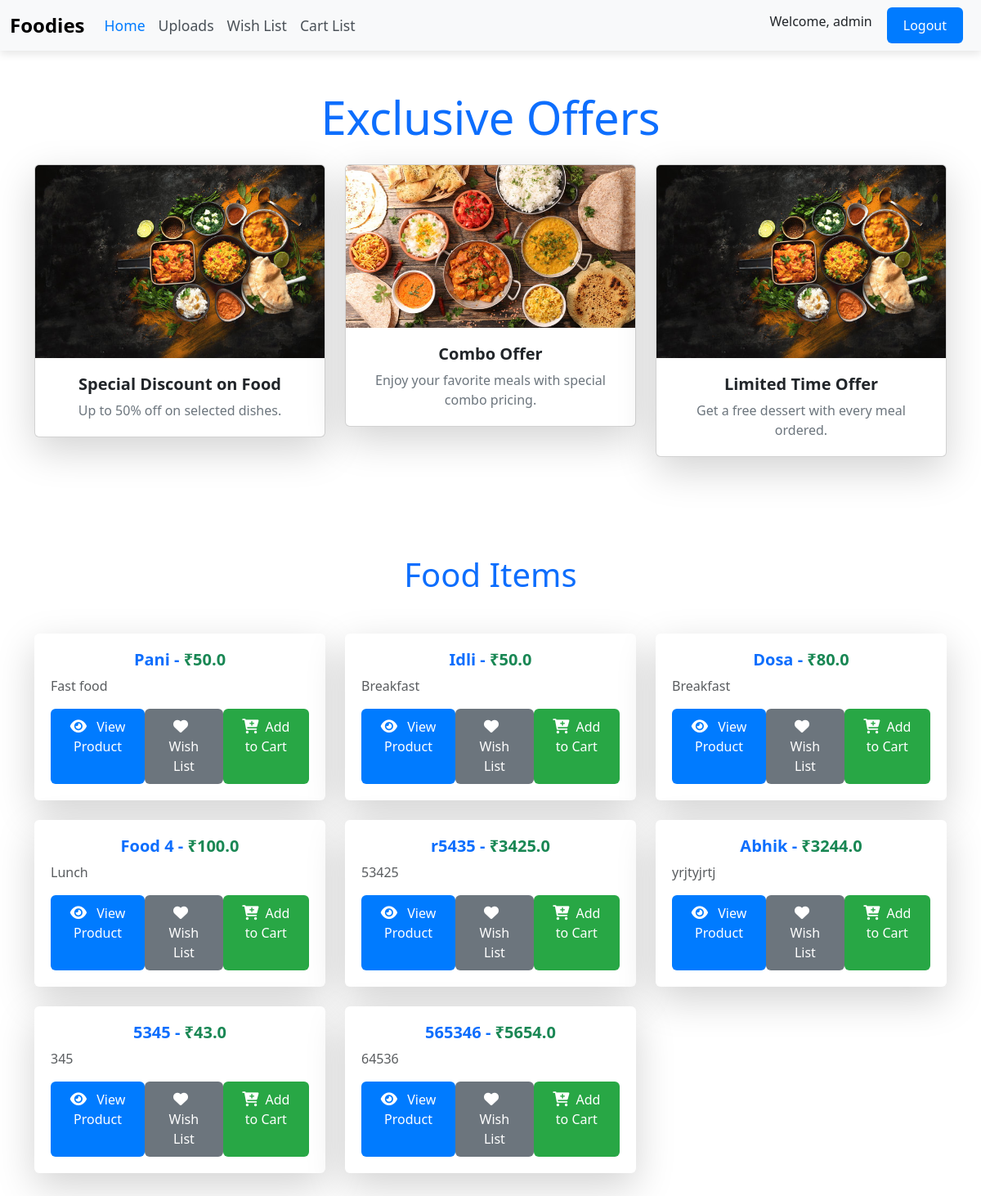
The app's page / (signed in) with its own data.
### homepage/models.py (models this page shows, shortened)
class FoodImages(models.Model):
    name = models.CharField(max_length=100)
    category = models.TextField()
    cost = models.FloatField()
    images = models.ImageField(upload_to="foodImages/")
    updated = models.DateTimeField(auto_now=True) #updates the field value everytime instance is saved
    created = models.DateTimeField(auto_now_add=True)

### homepage/views.py (the view)
# urls.py: 2. Add a URL to urlpatterns:  path('', Home.as_view(), name='home')
@login_required(login_url="/Login")
def Home(request):
    Foodiees = FoodImages.objects.all()  # to display all the data in db
    context = {"Foodiees": Foodiees}
    return render(request, "Home.html", {"Foodiees": Foodiees, "context": context})

### Templates/Home.html
{% extends 'main.html' %}
{% load static %}
{% block body_block %}
<div class="container my-5 text-center">
  <h2 class="display-4 text-primary mb-4">Exclusive Offers</h2>
  <div class="row">
    <div class="col-lg-4 col-md-6 mb-4">
      <div class="card shadow-lg">
        <img src="{% static 'images/Food.jpg' %}" class="card-img-top" alt="Offer 1">
        <div class="card-body">
          <h5 class="card-title">Special Discount on Food</h5>
          <p class="card-text">Up to 50% off on selected dishes.</p>
        </div>
      </div>
    </div>
    <div class="col-lg-4 col-md-6 mb-4">
      <div class="card shadow-lg">
        <img src="{% static 'images/Foodie1.jpg' %}" class="card-img-top" alt="Offer 2">
        <div class="card-body">
          <h5 class="card-title">Combo Offer</h5>
          <p class="card-text">Enjoy your favorite meals with special combo pricing.</p>
        </div>
      </div>
    </div>
    <div class="col-lg-4 col-md-6 mb-4">
      <div class="card shadow-lg">
        <img src="{% static 'images/Food.jpg' %}" class="card-img-top" alt="Offer 3">
        <div class="card-body">
          <h5 class="card-title">Limited Time Offer</h5>
          <p class="card-text">Get a free dessert with every meal ordered.</p>
        </div>
      </div>
    </div>
  </div>
</div>
<div class="container py-5">
  <h1 class="text-center text-primary mb-5">Food Items</h1>
  <div class="row">
    {% for item in Foodiees %}
    <div class="col-lg-4 col-md-6 mb-4">
      <div class="card shadow-lg border-0 rounded-lg">
        <div class="card-body">
          <h5 class="card-title text-center text-primary">{{ item.name }} - <span class="text-success">₹{{ item.cost }}</span></h5>
          <p class="card-text text-muted">{{ item.category }}</p>
          <div class="d-flex justify-content-between">
            <a href="{% url 'Product' id=item.id %}" class="btn btn-primary w-48">
              <i class="fas fa-eye"></i> View Product
            </a>
            <a href="{% url 'addWish' id=item.id %}" class="btn btn-secondary w-48">
              <i class="fas fa-heart"></i>
              Wish List
            </a>
            <a href="{% url 'addCart' id=item.id %}" class="btn btn-success w-48">
              <i class="fas fa-cart-plus"></i>Add to Cart
            </a>
          </div>
        </div>
      </div>
    </div>
    {% endfor %}
  </div>
</div>
{% endblock %}

### Templates/main.html (shortened to what this page needs)
<!DOCTYPE html>
<html lang="en">
<head>
  <link href="https://cdn.jsdelivr.net/npm/bootstrap@5.3.3/dist/css/bootstrap.min.css" rel="stylesheet">
  <link href="https://cdnjs.cloudflare.com/ajax/libs/font-awesome/6.0.0-beta3/css/all.min.css" rel="stylesheet">
</head>
<body>
  <nav class="navbar navbar-expand-lg navbar-light">
    <div class="container-fluid">
      <a class="navbar-brand" href="#">Foodies</a>
      <div class="collapse navbar-collapse" id="navbarScroll">
        <ul class="navbar-nav me-auto navbar-nav-scroll" style="--bs-scroll-height: 100px;">
          <li class="nav-item">
            <a class="nav-link active" aria-current="page" href="{% url 'home' %}">Home</a>
          </li>
          <li class="nav-item">
            <a class="nav-link" href="{% url 'upload_images' %}">Uploads</a>
          </li>
          <li class="nav-item">
            <a class="nav-link" href="{% url 'show_wishlist' %}">Wish List</a>
          </li>
          <li class="nav-item">
            <a class="nav-link" href="{% url 'show_cartList' %}">Cart List</a>
          </li>
        </ul>
        {% if user.is_authenticated %}
          <h6 class="me-2">Welcome, {{ user.username }}</h6>
          <a href="{% url 'Logout' %}">
            <button class="btn btn-primary" type="button" id="loginButton">Logout</button>
          </a>
        {% else %}
          <a href="{% url 'Login' %}">
            <button class="btn btn-primary" type="button" id="loginButton">Login</button>
          </a>
        {% endif %}
      </div>
    </div>
  </nav>
  {% block body_block %}
  {% endblock %}
</body>
</html>

### Templates/main.html (style rules this page uses)
.navbar { background-color: #f8f9fa; box-shadow: 0 4px 10px rgba(0, 0, 0, 0.1); }
.navbar-brand { font-weight: bold; font-size: 1.5rem; }
.nav-link { font-size: 1.1rem; color: #495057 !important; }
.nav-link.active { color: #007bff !important; }
#loginButton { margin: 0 10px; }
.card { transition: transform 0.3s ease-in-out, box-shadow 0.3s ease-in-out; }
.card-title { font-size: 1.25rem; font-weight: bold; }
.card-text { font-size: 1rem; color: #6c757d; }
.card-body { padding: 20px; }
.btn { font-size: 1rem; padding: 10px 20px; }
.btn i { margin-right: 8px; font-size: 18px; }
.btn-primary { background-color: #007bff; border: none; }
.btn-secondary { background-color: #6c757d; border: none; }
.btn-success { background-color: #28a745; border: none; }

### records on screen
FoodImages: name "Pani", cost "50.0", category "Fast food"
FoodImages: name "Idli", cost "50.0", category "Breakfast"
FoodImages: name "Dosa", cost "80.0", category "Breakfast"
FoodImages: name "Food 4", cost "100.0", category "Lunch"
FoodImages: name "r5435", cost "3425.0", category "53425"
FoodImages: name "Abhik", cost "3244.0", category "yrjtyjrtj"
FoodImages: name "5345", cost "43.0", category "345"
FoodImages: name "565346", cost "5654.0", category "64536"

### other values on screen
{{ user.username }} "admin"
